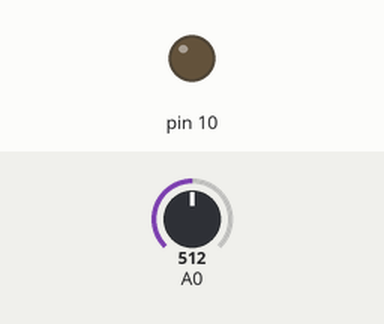
Recording of a sketch running on a simulated Arduino Uno, built with avr-gcc and run on an emulated ATmega328P. On the bench: output pins drawn as LEDs (lit = HIGH). The test bench sets the inputs (shaded band); at power-on: A0 = 512.

Above: at 1.2 s.
1.3 s: A0 set to 360
2.8 s: A0 set to 337
At 3.6 s:
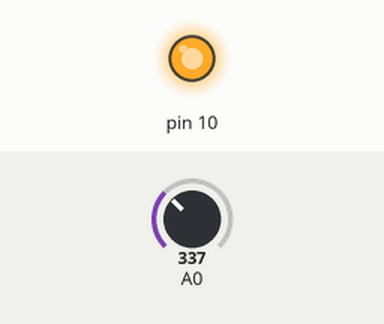
4.3 s: A0 set to 511
At 4.8 s:
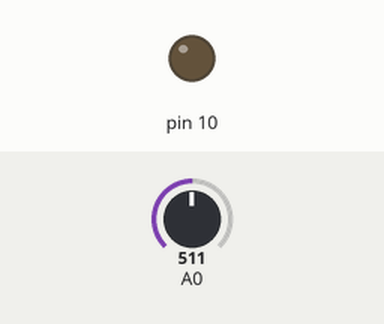
5.8 s: A0 set to 340
At 7.1 s:
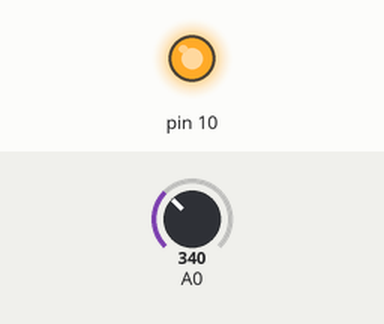
Timing chart, 0 to 8.3 s (numbered marks = the images above; inputs shaded):
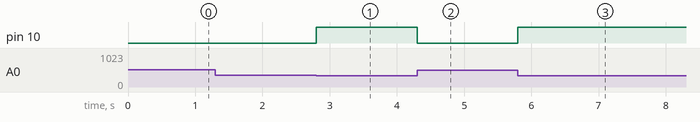

Measured:
- the behaviour switches between 351 and 350 on A0 (found by bisection; images 0 and 1)
- after the input at 1.3 s, every drawn part: stays the same
- after the input at 2.8 s, pin 10: LOW → HIGH at once
- after the input at 4.3 s, pin 10: HIGH → LOW at once
- after the input at 5.8 s, pin 10: LOW → HIGH at once

The sketch:

IRrecvDemo.ino
```cpp
int x;
void setup()
{
   pinMode(A0,INPUT);
   pinMode(10,OUTPUT);
}

void loop()
{
    x=analogRead(A0);
    if(x<=350)
    {
      digitalWrite(10,1);
      delay(500);
    }
    else
    {
      digitalWrite(10,0);
    }
}
```
